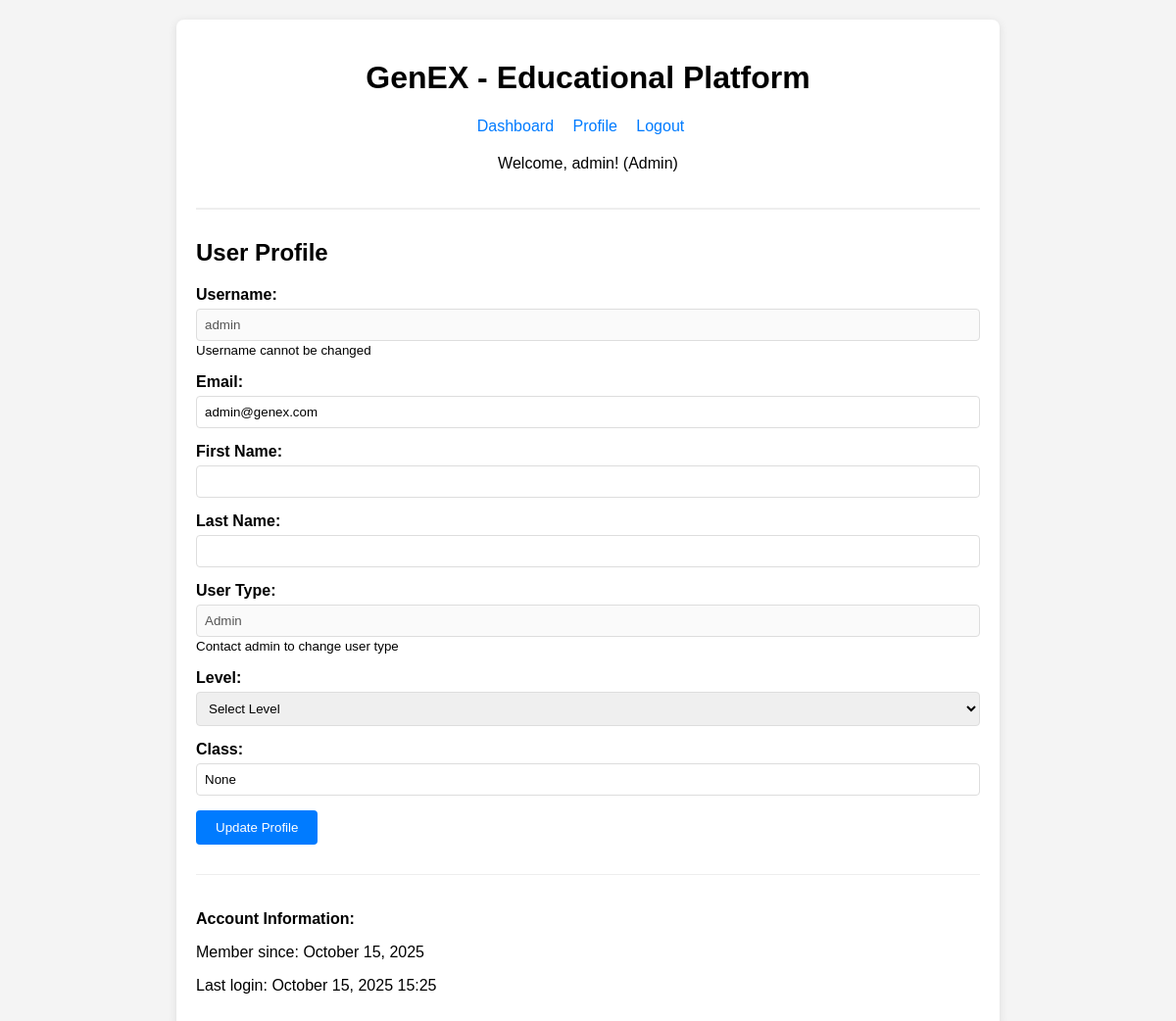
/users/profile/ (signed in), run on an earlier commit of the app's database.
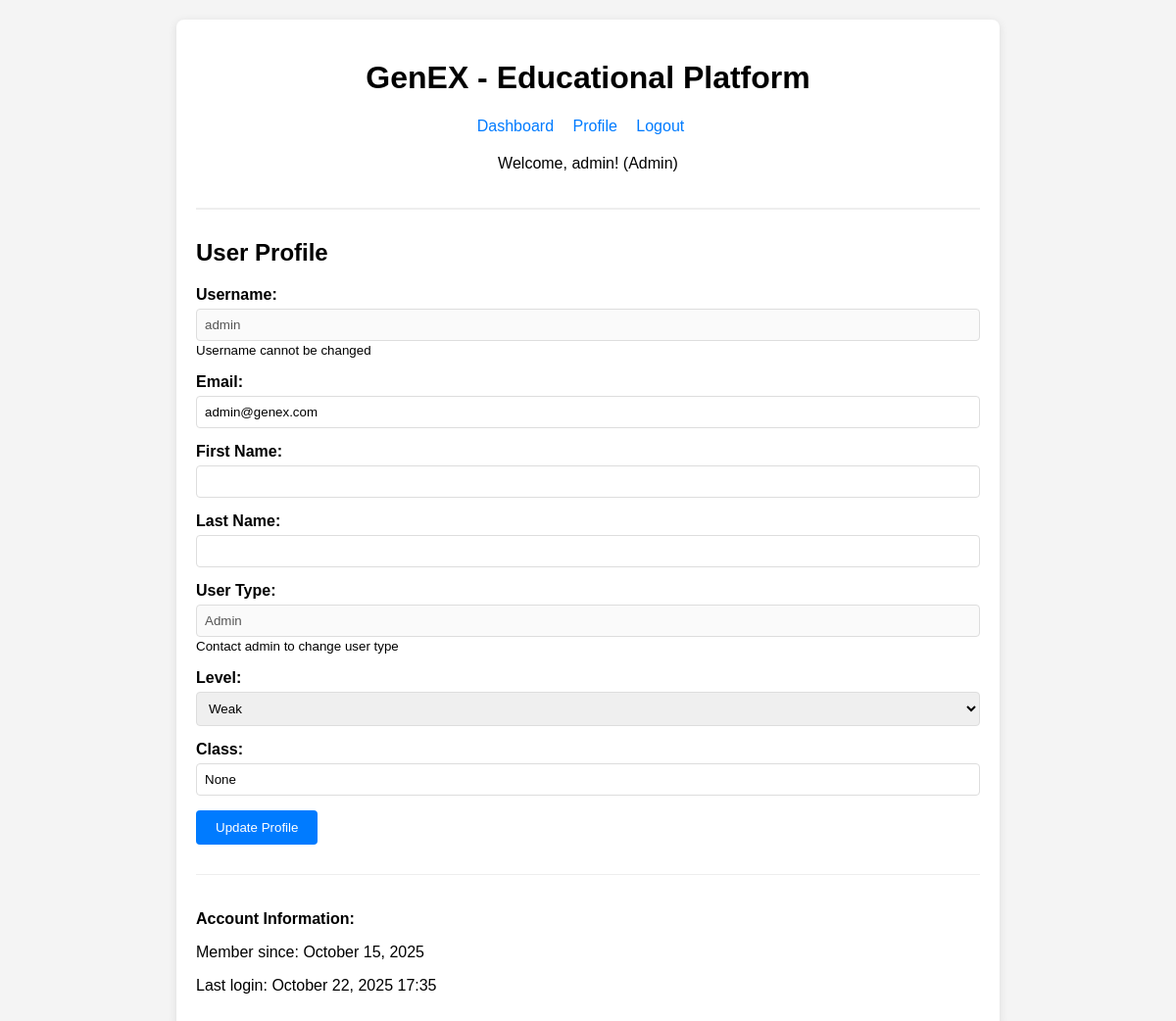
And on a later commit of the database.
### users/models.py (models this page shows, shortened)
class User(AbstractUser):
    USER_TYPE_CHOICES = (
        ('admin', 'Admin'),
        ('student', 'Student'),
    )
    LEVEL_CHOICES = (
        ('weak', 'Weak'),
        ('medium', 'Medium'),
        ('advanced', 'Advanced'),
    )
    user_type = models.CharField(max_length=10, choices=USER_TYPE_CHOICES, default='student')
    level = models.CharField(max_length=10, choices=LEVEL_CHOICES, blank=True, null=True)
    student_class = models.CharField(max_length=50, blank=True, null=True)

### users/views.py (the view, shortened to what this page needs)
# urls.py: path('profile/', views.profile_view, name='profile'),
@login_required
def profile_view(request):
    return render(request, 'users/profile.html', {'user': request.user})

### templates/users/profile.html (shortened to what this page needs)
{% extends 'users/base.html' %}
{% block content %}
<h2>User Profile</h2>
<form method="post">
    <div class="form-group">
        <label for="username">Username:</label>
        <input type="text" id="username" value="{{ user.username }}" disabled>
        <small>Username cannot be changed</small>
    </div>
    <div class="form-group">
        <label for="email">Email:</label>
        <input type="email" id="email" name="email" value="{{ user.email }}">
    </div>
    <div class="form-group">
        <label for="first_name">First Name:</label>
        <input type="text" id="first_name" name="first_name" value="{{ user.first_name }}">
    </div>
    <div class="form-group">
        <label for="last_name">Last Name:</label>
        <input type="text" id="last_name" name="last_name" value="{{ user.last_name }}">
    </div>
    <div class="form-group">
        <label for="user_type">User Type:</label>
        <input type="text" id="user_type" value="{{ user.get_user_type_display }}" disabled>
        <small>Contact admin to change user type</small>
    </div>
    <div class="form-group">
        <label for="level">Level:</label>
        <select id="level" name="level">
            <option value="">Select Level</option>
            <option value="weak" {% if user.level == 'weak' %}selected{% endif %}>Weak</option>
        </select>
    </div>
    <div class="form-group">
        <label for="student_class">Class:</label>
        <input type="text" id="student_class" name="student_class" value="{{ user.student_class }}" placeholder="e.g., Grade 10A">
    </div>
    <button type="submit" class="btn">Update Profile</button>
</form>
<div style="margin-top: 30px; padding-top: 20px; border-top: 1px solid #eee;">
    <p><strong>Account Information:</strong></p>
    <p>Member since: {{ user.date_joined|date:"F d, Y" }}</p>
    <p>Last login: {{ user.last_login|date:"F d, Y H:i" }}</p>
</div>
{% endblock %}

### templates/users/base.html (shortened to what this page needs)
<!DOCTYPE html>
<html lang="en">
<head>
</head>
<body>
    <div class="container">
        <div class="header">
            <h1>GenEX - Educational Platform</h1>
            {% if user.is_authenticated %}
            <div class="nav">
                <a href="{% url 'dashboard' %}">Dashboard</a>
                <a href="{% url 'profile' %}">Profile</a>
                <a href="{% url 'logout' %}">Logout</a>
            </div>
            <p>Welcome, {{ user.username }}! ({{ user.get_user_type_display }})</p>
            {% endif %}
        </div>
        {% block content %}
        {% endblock %}
    </div>
</body>
</html>

What changed in the data, as far as the page shows it:
changed User "admin": level (not shown) → "Weak"; last_login "October 15, 2025 15:25" → "October 22, 2025 17:35"
Also different on the page:
form field level: "Select Level" → (not shown)
